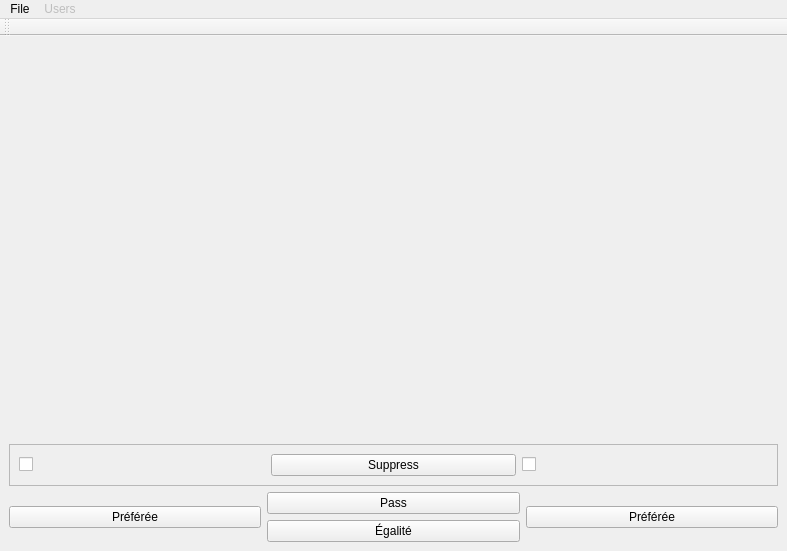
<?xml version="1.0" encoding="UTF-8"?>
<ui version="4.0">
 <class>MainWindow</class>
 <widget class="QMainWindow" name="MainWindow">
  <property name="geometry">
   <rect>
    <x>0</x>
    <y>0</y>
    <width>787</width>
    <height>551</height>
   </rect>
  </property>
  <property name="windowTitle">
   <string>Voting</string>
  </property>
  <widget class="QWidget" name="centralwidget">
   <property name="sizePolicy">
    <sizepolicy hsizetype="Preferred" vsizetype="Preferred">
     <horstretch>0</horstretch>
     <verstretch>0</verstretch>
    </sizepolicy>
   </property>
   <layout class="QVBoxLayout" name="verticalLayout_3">
    <item>
     <layout class="QHBoxLayout" name="horizontalLayout">
      <property name="sizeConstraint">
       <enum>QLayout::SetDefaultConstraint</enum>
      </property>
      <item>
       <widget class="ImageWidget" name="img_1">
        <property name="sizePolicy">
         <sizepolicy hsizetype="Ignored" vsizetype="MinimumExpanding">
          <horstretch>0</horstretch>
          <verstretch>0</verstretch>
         </sizepolicy>
        </property>
        <property name="text">
         <string/>
        </property>
       </widget>
      </item>
      <item>
       <widget class="ImageWidget" name="img_2">
        <property name="sizePolicy">
         <sizepolicy hsizetype="Ignored" vsizetype="MinimumExpanding">
          <horstretch>0</horstretch>
          <verstretch>0</verstretch>
         </sizepolicy>
        </property>
        <property name="text">
         <string/>
        </property>
       </widget>
      </item>
     </layout>
    </item>
    <item>
     <layout class="QVBoxLayout" name="verticalLayout_2">
      <item>
       <widget class="QFrame" name="frame">
        <property name="frameShape">
         <enum>QFrame::StyledPanel</enum>
        </property>
        <property name="frameShadow">
         <enum>QFrame::Raised</enum>
        </property>
        <layout class="QHBoxLayout" name="horizontalLayout_2">
         <item>
          <widget class="QCheckBox" name="cbxImg0">
           <property name="text">
            <string/>
           </property>
          </widget>
         </item>
         <item>
          <widget class="QPushButton" name="btnSuppress">
           <property name="text">
            <string>Suppress</string>
           </property>
          </widget>
         </item>
         <item>
          <widget class="QCheckBox" name="cbxImg1">
           <property name="text">
            <string/>
           </property>
          </widget>
         </item>
        </layout>
       </widget>
      </item>
      <item>
       <layout class="QHBoxLayout" name="horizontalLayout_3">
        <item>
         <widget class="QPushButton" name="btnImage0">
          <property name="text">
           <string>Préférée</string>
          </property>
          <attribute name="buttonGroup">
           <string notr="true">buttonGroup</string>
          </attribute>
         </widget>
        </item>
        <item>
         <layout class="QVBoxLayout" name="verticalLayout">
          <item>
           <widget class="QPushButton" name="btnPass">
            <property name="text">
             <string>Pass</string>
            </property>
           </widget>
          </item>
          <item>
           <widget class="QPushButton" name="btnDraw">
            <property name="text">
             <string>Égalité</string>
            </property>
            <attribute name="buttonGroup">
             <string notr="true">buttonGroup</string>
            </attribute>
           </widget>
          </item>
         </layout>
        </item>
        <item>
         <widget class="QPushButton" name="btnImage1">
          <property name="text">
           <string>Préférée</string>
          </property>
          <attribute name="buttonGroup">
           <string notr="true">buttonGroup</string>
          </attribute>
         </widget>
        </item>
       </layout>
      </item>
     </layout>
    </item>
   </layout>
  </widget>
  <widget class="QMenuBar" name="menubar">
   <property name="geometry">
    <rect>
     <x>0</x>
     <y>0</y>
     <width>787</width>
     <height>19</height>
    </rect>
   </property>
   <widget class="QMenu" name="menuFile">
    <property name="title">
     <string>File</string>
    </property>
    <addaction name="actionNew"/>
    <addaction name="actionOpen"/>
    <addaction name="actionSave"/>
    <addaction name="separator"/>
    <addaction name="actionQuit"/>
   </widget>
   <widget class="QMenu" name="menuUsers">
    <property name="enabled">
     <bool>false</bool>
    </property>
    <property name="title">
     <string>Users</string>
    </property>
    <widget class="QMenu" name="menuSelect">
     <property name="title">
      <string>Select</string>
     </property>
    </widget>
    <addaction name="actionAdd"/>
    <addaction name="menuSelect"/>
   </widget>
   <addaction name="menuFile"/>
   <addaction name="menuUsers"/>
  </widget>
  <widget class="QToolBar" name="toolBar">
   <property name="windowTitle">
    <string>toolBar</string>
   </property>
   <attribute name="toolBarArea">
    <enum>TopToolBarArea</enum>
   </attribute>
   <attribute name="toolBarBreak">
    <bool>false</bool>
   </attribute>
  </widget>
  <action name="actionOpen">
   <property name="text">
    <string>Open...</string>
   </property>
  </action>
  <action name="actionQuit">
   <property name="text">
    <string>Quit</string>
   </property>
  </action>
  <action name="actionNew">
   <property name="text">
    <string>New...</string>
   </property>
  </action>
  <action name="actionAdd">
   <property name="enabled">
    <bool>true</bool>
   </property>
   <property name="text">
    <string>Add...</string>
   </property>
  </action>
  <action name="actionSave">
   <property name="enabled">
    <bool>false</bool>
   </property>
   <property name="text">
    <string>Save as...</string>
   </property>
   <property name="iconText">
    <string>Save as...</string>
   </property>
   <property name="toolTip">
    <string>Save as...</string>
   </property>
  </action>
 </widget>
 <customwidgets>
  <customwidget>
   <class>ImageWidget</class>
   <extends>QLabel</extends>
   <header>imagewidget.h</header>
  </customwidget>
 </customwidgets>
 <resources/>
 <connections>
  <connection>
   <sender>btnImage1</sender>
   <signal>clicked()</signal>
   <receiver>MainWindow</receiver>
   <slot>selectImage1()</slot>
   <hints>
    <hint type="sourcelabel">
     <x>650</x>
     <y>414</y>
    </hint>
    <hint type="destinationlabel">
     <x>393</x>
     <y>275</y>
    </hint>
   </hints>
  </connection>
  <connection>
   <sender>btnImage0</sender>
   <signal>clicked()</signal>
   <receiver>MainWindow</receiver>
   <slot>selectImage0()</slot>
   <hints>
    <hint type="sourcelabel">
     <x>135</x>
     <y>418</y>
    </hint>
    <hint type="destinationlabel">
     <x>393</x>
     <y>275</y>
    </hint>
   </hints>
  </connection>
  <connection>
   <sender>btnDraw</sender>
   <signal>clicked()</signal>
   <receiver>MainWindow</receiver>
   <slot>draw()</slot>
   <hints>
    <hint type="sourcelabel">
     <x>393</x>
     <y>418</y>
    </hint>
    <hint type="destinationlabel">
     <x>393</x>
     <y>275</y>
    </hint>
   </hints>
  </connection>
 </connections>
 <slots>
  <slot>selectImage1()</slot>
  <slot>selectImage0()</slot>
  <slot>draw()</slot>
 </slots>
 <buttongroups>
  <buttongroup name="buttonGroup"/>
 </buttongroups>
</ui>
